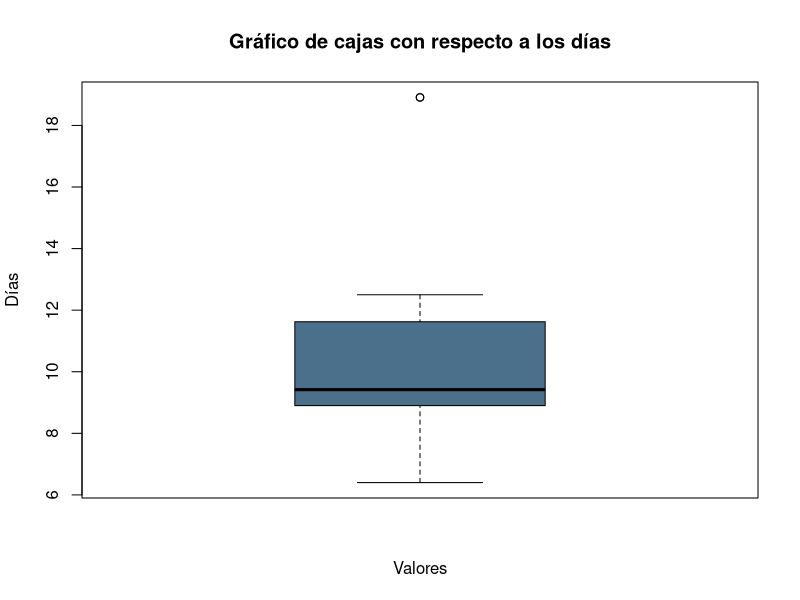
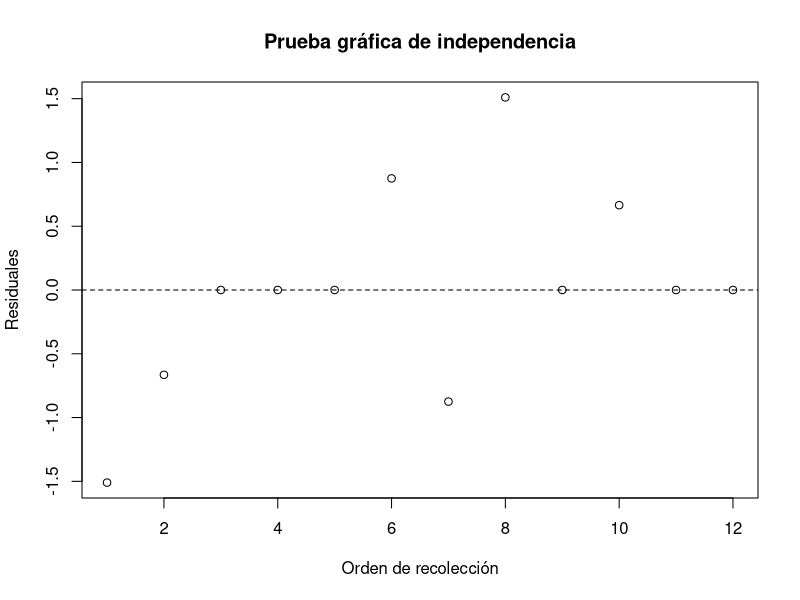
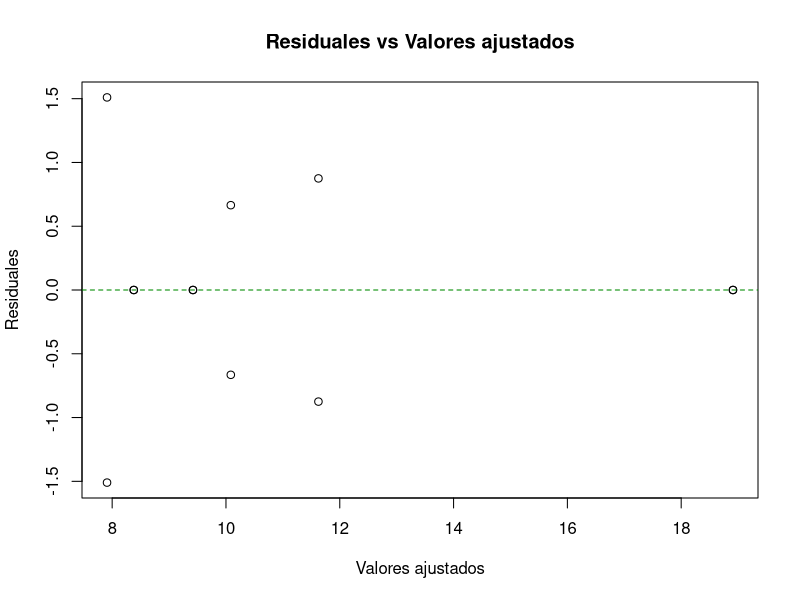
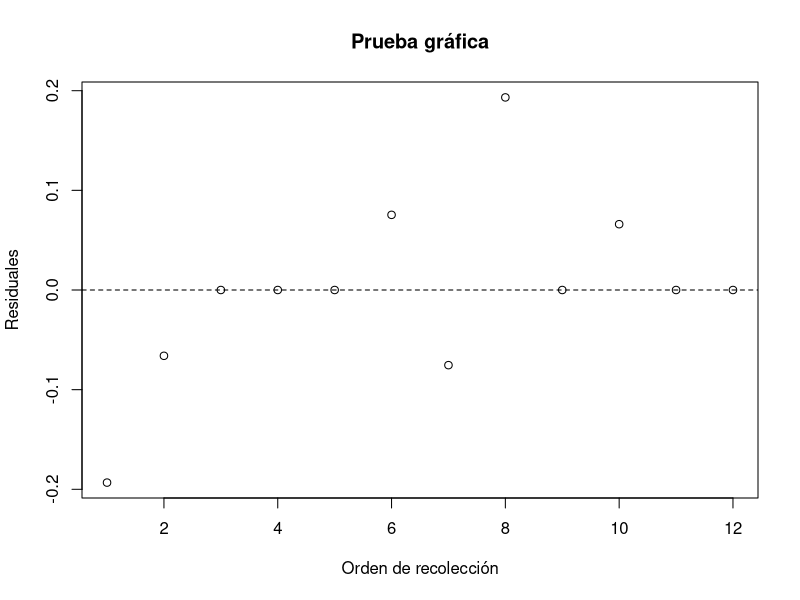
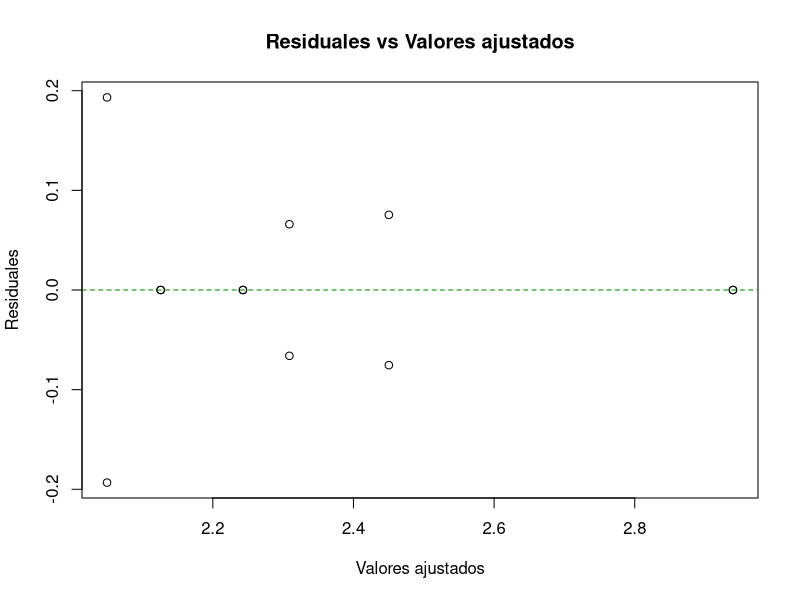
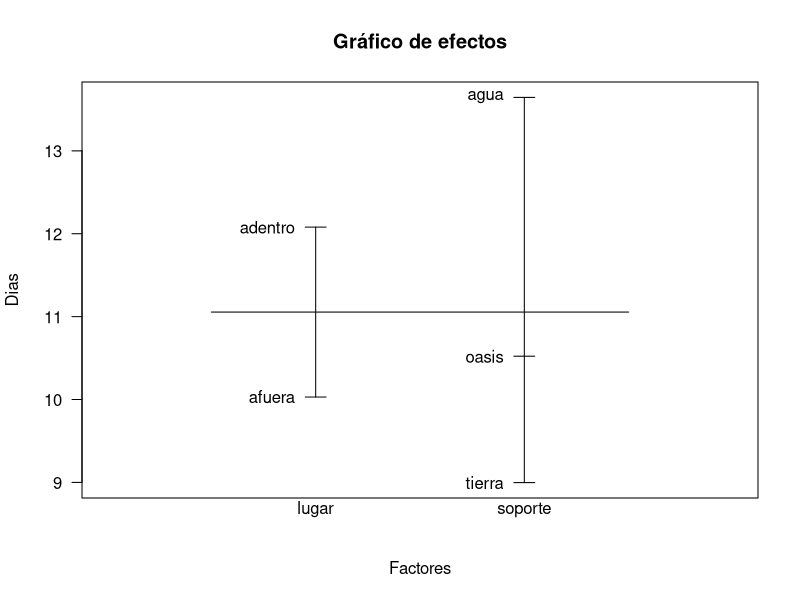
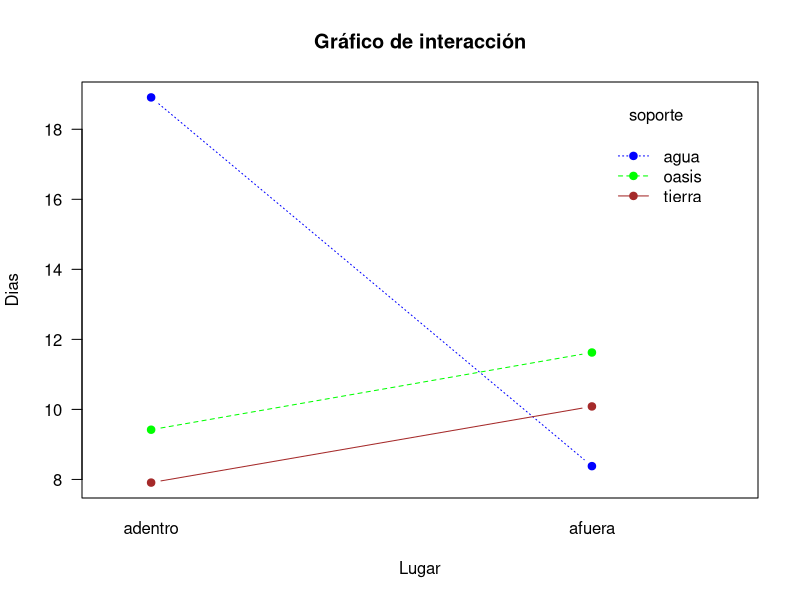
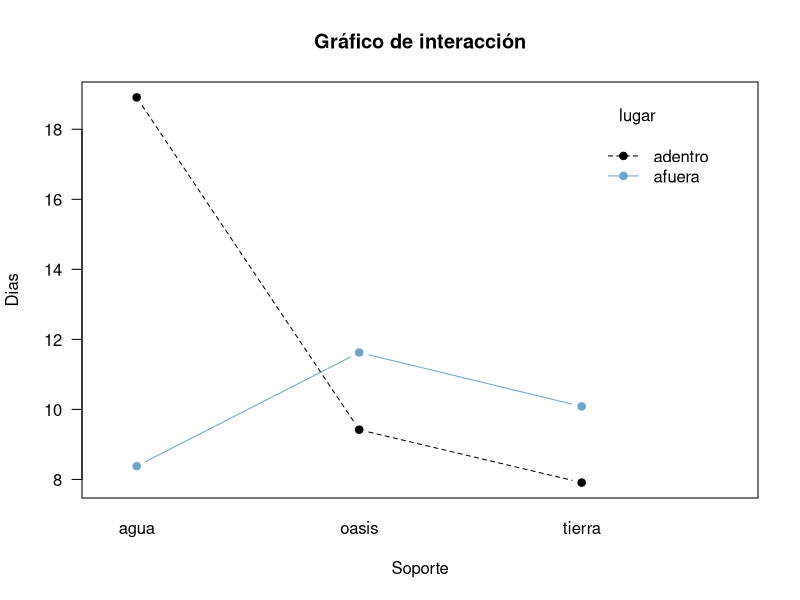

The R source for these figures, in order:
## ---- chunk 1
knitr::opts_chunk$set(echo = F, fig.align = "center", fig.pos = "H")
## ---- chunk 2
library(tidyverse)
library(car)
library(ggplot2)
library(gridExtra)
library(kableExtra)
library(lme4)
library(nlme)
library(lmtest) # Durbin-Watson test
library(forecast) # Funcion BoxCox.lambda
## ---- chunk 3
set.seed(1) # Semilla
sample(c("it","io","ia","et","eo","ea"), 6)
## ---- chunk 4
set.seed(2) # Semilla
sample(c("it","io","ia","et","eo","ea"), 6)
## ---- chunk 5
# Leemos los datos:

rm(list=ls())

bd <- data.frame(corrida = c(1,5,3,2,6,4,8,11,12,10,7,9),
                 lugar = as.factor(c(rep(c(rep("adentro",3), rep("afuera",3)),2))),
                 soporte = as.factor(c(rep(c("tierra","oasis","agua"),2))),
                 dias = 
                   c(6.40,9.42,18.91,9.42,12.5,8.38,9.42,9.42,18.91,10.75,10.75,8.38))

#bd <- arrange(base, corrida)
## ---- chunk 6
boxplot(bd$dias, col = 'skyblue4', main = 'Gráfico de cajas con respecto a los días', ylab = 'Días', xlab = 'Valores')
## ---- chunk 7
bd$dias%>% summary()
## ---- chunk 8
m_p_1 <- aov(dias ~ lugar*soporte, data = bd)
m_p_1 %>% summary()
## ---- chunk 9
shapiro.test(residuals(m_p_1))
## ---- chunk 10
plot(x=bd$corrida, y=residuals(m_p_1),main = "Prueba gráfica de independencia",
     xlab = "Orden de recolección",ylab = "Residuales")
abline(h=0, lty=2)
## ---- chunk 11
dwtest(dias ~ lugar*soporte, order.by = bd$corrida, data = bd)
## ---- chunk 12
plot(fitted(m_p_1),residuals(m_p_1),main = "Residuales vs Valores ajustados",ylab = "Residuales",xlab = "Valores ajustados")
abline(h=0, lty=2, col="green4")
## ---- chunk 13
bartlett.test(bd$dias ~ bd$lugar)
bartlett.test(bd$dias ~ bd$soporte)
## ---- chunk 14
# Creamos una nueva columna con los datos transformados.
bd$t_ln <- log(bd$dias)
## ---- chunk 15
anova_t_ln <- bd %>% aov(t_ln ~ lugar*soporte, data =.)
anova_t_ln %>% summary()
## ---- chunk 16
shapiro.test(residuals(anova_t_ln))
## ---- chunk 17
plot(x=bd$corrida, y=residuals(anova_t_ln),main = "Prueba gráfica",
     xlab = "Orden de recolección",ylab = "Residuales")
abline(h=0, lty=2)
## ---- chunk 18
dwtest(anova_t_ln, order.by = bd$corrida, data = bd)
## ---- chunk 19
plot(fitted(anova_t_ln),residuals(anova_t_ln),main = "Residuales vs Valores ajustados",ylab = "Residuales",xlab = "Valores ajustados")
abline(h=0, lty=2, col="green4")
## ---- chunk 20
bartlett.test(bd$t_ln ~ bd$lugar)
bartlett.test(bd$t_ln ~ bd$soporte)
## ---- chunk 21
plot.design(dias ~ lugar*soporte, data=bd,
        main="Gráfico de efectos", las=1, xlab = "Factores", ylab="Dias")
## ---- chunk 22
with(bd, interaction.plot(lugar, soporte, dias,
                          type="b",pch=19,fixed = TRUE, 
                          xlab = "Lugar", ylab = "Dias", main="Gráfico de interacción",
                          las=1,col = c("blue","green","brown")))
## ---- chunk 23
with(bd, interaction.plot(soporte, lugar, dias,
                          type="b",pch=19,fixed = TRUE, 
                          xlab = "Soporte", ylab = "Dias", main="Gráfico de interacción",
                          las=1,col = c("black","skyblue3")))
